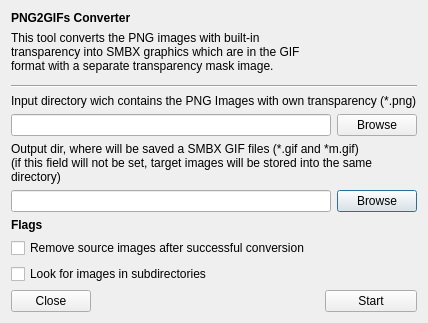
<?xml version="1.0" encoding="UTF-8"?>
<ui version="4.0">
 <class>png2gifs_gui</class>
 <widget class="QDialog" name="png2gifs_gui">
  <property name="geometry">
   <rect>
    <x>0</x>
    <y>0</y>
    <width>500</width>
    <height>359</height>
   </rect>
  </property>
  <property name="sizePolicy">
   <sizepolicy hsizetype="Minimum" vsizetype="Minimum">
    <horstretch>0</horstretch>
    <verstretch>0</verstretch>
   </sizepolicy>
  </property>
  <property name="minimumSize">
   <size>
    <width>500</width>
    <height>0</height>
   </size>
  </property>
  <property name="windowTitle">
   <string>Convert PNG into the masked GIFs</string>
  </property>
  <property name="windowIcon">
   <iconset resource="../../_resources/editor.qrc">
    <normaloff>:/images/external_tools/cat_png2gif_128.png</normaloff>:/images/external_tools/cat_png2gif_128.png</iconset>
  </property>
  <layout class="QGridLayout" name="gridLayout" rowstretch="0,0,10,0,0,0,0,0,0,0,0,0">
   <property name="sizeConstraint">
    <enum>QLayout::SetFixedSize</enum>
   </property>
   <item row="0" column="0" colspan="3">
    <widget class="QLabel" name="label_2">
     <property name="font">
      <font>
       <weight>75</weight>
       <italic>false</italic>
       <bold>true</bold>
      </font>
     </property>
     <property name="text">
      <string notr="true">PNG2GIFs Converter</string>
     </property>
    </widget>
   </item>
   <item row="1" column="0" colspan="3">
    <widget class="QLabel" name="label_3">
     <property name="text">
      <string comment="About GIFs2PNG tool">This tool converts the PNG images with built-in transparency into SMBX graphics which are in the GIF format with a separate transparency mask image.</string>
     </property>
     <property name="alignment">
      <set>Qt::AlignLeading|Qt::AlignLeft|Qt::AlignTop</set>
     </property>
     <property name="wordWrap">
      <bool>true</bool>
     </property>
    </widget>
   </item>
   <item row="7" column="4">
    <widget class="QPushButton" name="BrowseOutput">
     <property name="text">
      <string>Browse</string>
     </property>
    </widget>
   </item>
   <item row="3" column="0" colspan="5">
    <widget class="Line" name="line">
     <property name="orientation">
      <enum>Qt::Horizontal</enum>
     </property>
    </widget>
   </item>
   <item row="6" column="0" colspan="5">
    <widget class="QLabel" name="label_5">
     <property name="text">
      <string>Output dir, where will be saved a SMBX GIF files (*.gif and *m.gif)
(if this field will not be set, target images will be stored into the same directory)</string>
     </property>
     <property name="alignment">
      <set>Qt::AlignBottom|Qt::AlignLeading|Qt::AlignLeft</set>
     </property>
     <property name="wordWrap">
      <bool>true</bool>
     </property>
    </widget>
   </item>
   <item row="11" column="2" colspan="3">
    <widget class="QPushButton" name="startTool">
     <property name="text">
      <string>Start</string>
     </property>
    </widget>
   </item>
   <item row="10" column="0" colspan="5">
    <widget class="QCheckBox" name="WalkSubDirs">
     <property name="text">
      <string>Look for images in subdirectories</string>
     </property>
    </widget>
   </item>
   <item row="7" column="0" colspan="4">
    <widget class="QLineEdit" name="outputDir"/>
   </item>
   <item row="11" column="0">
    <widget class="QPushButton" name="close">
     <property name="text">
      <string>Close</string>
     </property>
    </widget>
   </item>
   <item row="8" column="0" colspan="5">
    <widget class="QLabel" name="label_6">
     <property name="font">
      <font>
       <weight>75</weight>
       <italic>false</italic>
       <bold>true</bold>
      </font>
     </property>
     <property name="text">
      <string>Flags</string>
     </property>
    </widget>
   </item>
   <item row="5" column="4">
    <widget class="QPushButton" name="BrowseInput">
     <property name="text">
      <string>Browse</string>
     </property>
    </widget>
   </item>
   <item row="0" column="3" rowspan="3" colspan="2">
    <widget class="QLabel" name="label">
     <property name="text">
      <string notr="true"/>
     </property>
     <property name="pixmap">
      <pixmap resource="../../_resources/editor.qrc">:/images/external_tools/cat_png2gif_128.png</pixmap>
     </property>
     <property name="alignment">
      <set>Qt::AlignCenter</set>
     </property>
    </widget>
   </item>
   <item row="5" column="0" colspan="4">
    <widget class="QLineEdit" name="inputDir"/>
   </item>
   <item row="4" column="0" colspan="5">
    <widget class="QLabel" name="label_4">
     <property name="text">
      <string>Input directory wich contains the PNG Images with own transparency (*.png)</string>
     </property>
     <property name="alignment">
      <set>Qt::AlignBottom|Qt::AlignLeading|Qt::AlignLeft</set>
     </property>
    </widget>
   </item>
   <item row="9" column="0" colspan="5">
    <widget class="QCheckBox" name="RemoveSource">
     <property name="text">
      <string>Remove source images after successful conversion</string>
     </property>
    </widget>
   </item>
   <item row="11" column="1">
    <spacer name="horizontalSpacer">
     <property name="orientation">
      <enum>Qt::Horizontal</enum>
     </property>
     <property name="sizeHint" stdset="0">
      <size>
       <width>40</width>
       <height>20</height>
      </size>
     </property>
    </spacer>
   </item>
  </layout>
 </widget>
 <resources>
  <include location="../../_resources/editor.qrc"/>
 </resources>
 <connections/>
</ui>
